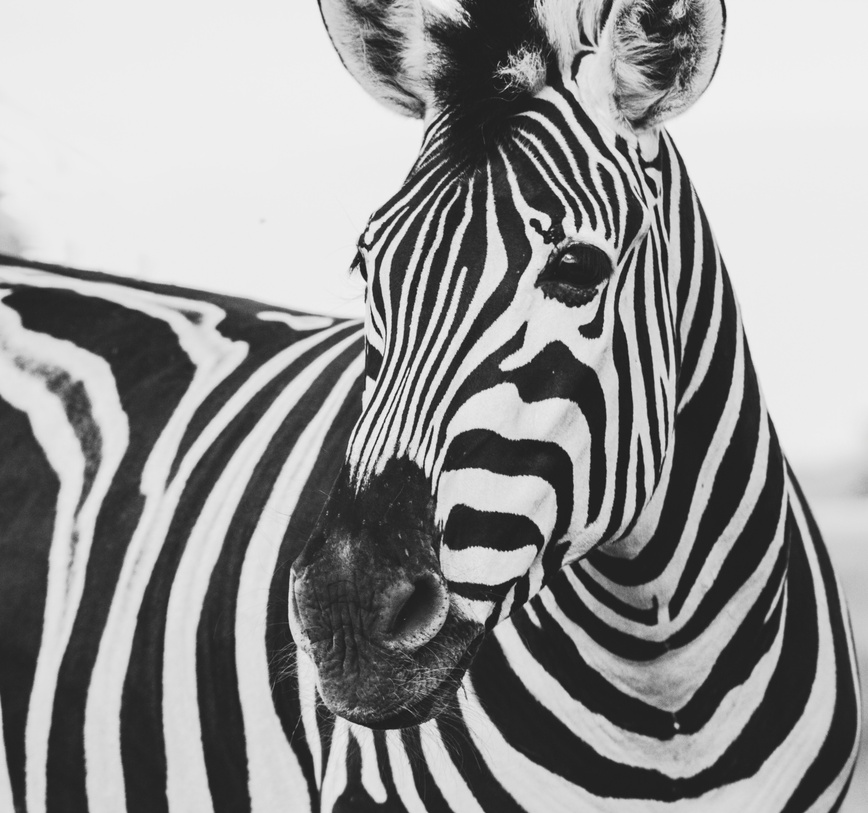
#> input picture images/imagen_ejemplo_frida_bredesen.jpg, 868 x 813 px, shrunk from 3693 x 3456 before the run
$ jupyter execute --allow-errors 5_notebook.ipynb   (shell and % lines are left out)
#> lines starting #> are read from the running program, lines starting #| are printed output that depends on the picture
## Una imagen es una matriz

Aplicaremos SVD a una imagen. Importaremos de PIL el modulo Image para leer las imagenes. Mostraremos una bonita zebra

[cell 1]

import numpy as np
import matplotlib.pyplot as plt
from PIL import Image

[cell 2]
# Usando el estilo clasico
plt.style.use('classic')

# imagen que queremos guardar
imagen = Image.open('../images/imagen_ejemplo_frida_bredesen.jpg')
#> imagen is the input picture: PIL image 868x813 RGB; mean R, G, B 147.3, 147.3, 147.3
plt.imshow(imagen)

Nosotros como humanos vemos la zebra, pero te has preguntado ¿Que es lo que ve el computador? Bueno, este ve una o muchas matrices, dependiendo si es a color BN o el indicador de alpha, que recordemos maneja la transparencia.

### Ejemplo

Demostrar que la imagen es en realidad una matriz

[cell 3]
# Imagen en escala de grises
imagen_gr = imagen.convert('LA')
print(imagen_gr)
#| <PIL.Image.Image image mode=LA size=868x813 at 0x7F2C23A86890>

Nos muestra que es una imagen de PIL en mode *LA*. SI investigamos un poco mas, podemos darnos cuenta de las dimensiones de esta imagen

[cell 4]
print('largo imagen_gr = ', imagen_gr.size[0])
#| largo imagen_gr =  868
print('ancho imagen_gr = ', imagen_gr.size[1])
#| ancho imagen_gr =  813

A continuacion la vamos a transformar en una matriz, y que lo guarde como *float*.Vemos que el resultado es una tira super grande

[cell 5]
imagen_mat = np.array(list(imagen_gr.getdata(band=0)), float)
print(imagen_mat.shape)
#| (705684,)

Observemos cuales son los valores maximos y minimos

[cell 6]
print(imagen_mat.min())
#| 24.0
print(imagen_mat.max())
#| 247.0

Redimensionemso el arreglo para que tenga las mismas dimensiones de 3456  x 3693. Esta metrica es en pixeles, y para mi es una barbaridad lo grande que es ese arreglo. Obseva que si se redimensiona al reves, al renderizar la imagen con *matplotlib.pyplot(plt)* la imagen no se renderizara adecuadamente y ya no sera una zebra para un humano

[cell 7]
imagen_mat.shape = (imagen_gr.size[1], imagen_gr.size[0])
print('despues de redimensionar el arreglo', imagen_mat.shape)
#| despues de redimensionar el arreglo (813, 868)

Ahora, usando *matplotlib* mostraremos la imagen original, con una conversion a escala de grises

[cell 8]
plt.imshow(imagen_mat, cmap='gray')
plt.show()
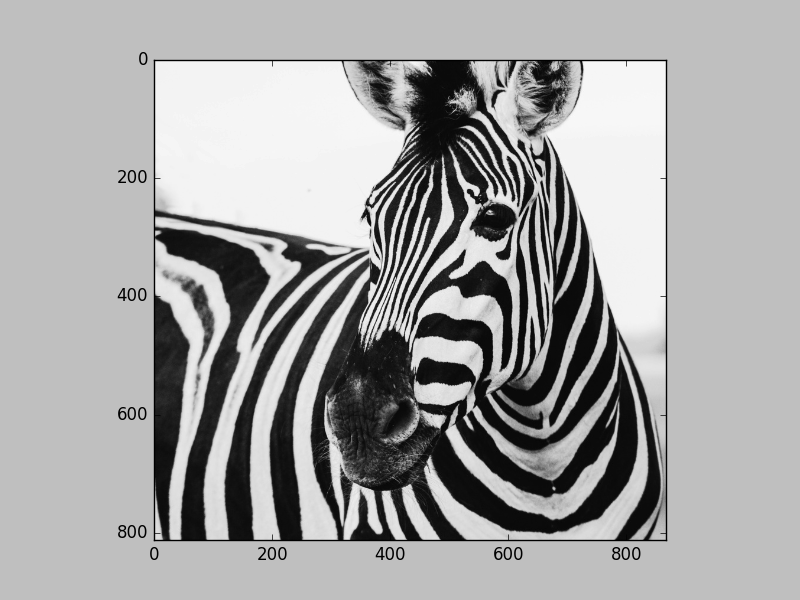
#> figure drawn by matplotlib, 1 panel

## Experimento

Dividir la matriz *image_mat* que contine la imagen de la zebra, y dividir todos sus valores entre 10. ¿Podra recuperarse la imagen original?

Hagamolo de dos formas para mostrar un punto muy importante: la primera sin el parametro *cmap* y la otra incluyendolo

[cell 9]
imagen_mat_2 = imagen_mat/10
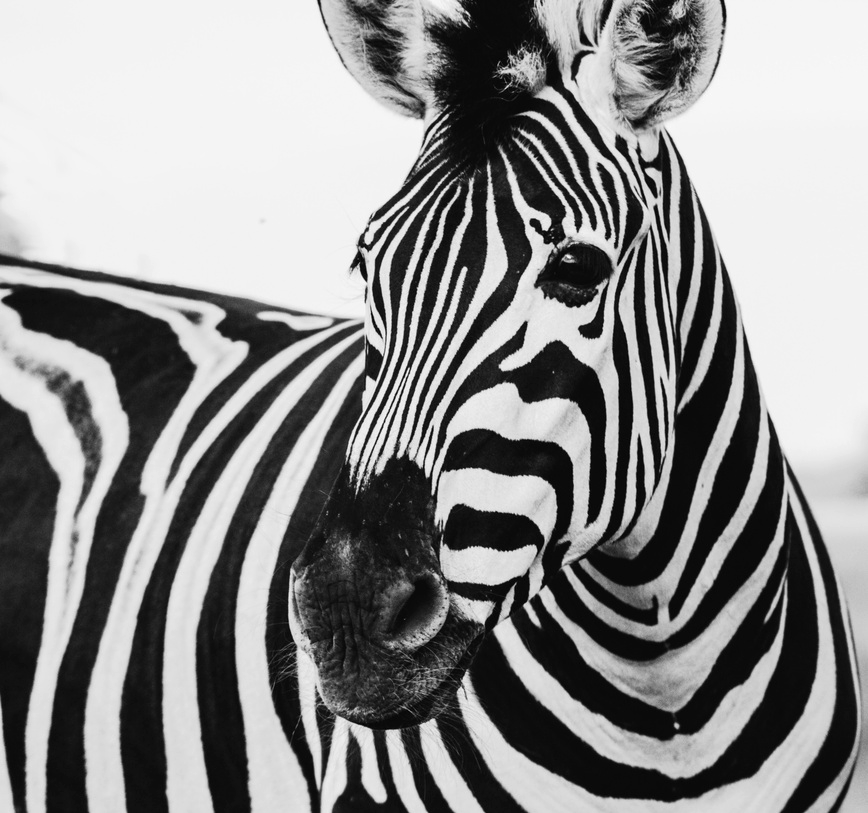
#> imagen_mat_2: shape (813, 868) float64; min 2.4, max 24.7, mean 14.7; drawn with min black and max white

plt.imshow(imagen_mat_2, cmap='gray')
plt.show()

[cell 10]
plt.imshow(imagen_mat_2)
plt.show()

#### ¿Que podemos concluir?

Resulta que no es tan importante los valores en si de la matriz, sino la relacion entre cada uno de ellos. Porque al dividr por 10 y aplicando los metodos adecuados recupero la imagen original

En ML por cuestiones de optimizacion y para que los algoritmos propios de ML no tengan problemas de convergencia, es comun normalizarlos, esto implica que los valores de la matriz variaran entre cero y uno.

## Aplicando la descomposicion SVD a una Imagen

¿Es posible aplicar SVD para reducir el tamaño de la imagen sin que deje de ser una zebra?¿Y hasta que punto?

[cell 11]

import numpy as np
import matplotlib.pyplot as plt
from PIL import Image

plt.style.use('classic')
imagen = Image.open('../images/imagen_ejemplo_frida_bredesen.jpg')

[cell 12]
imagen_gr = imagen.convert('LA')
imagen_mat = np.array(list(imagen_gr.getdata(band=0)), float)
imagen_mat.shape = (imagen_gr.size[1], imagen_gr.size[0])

[cell 13]
plt.imshow(imagen_mat, cmap='gray')
plt.show()

Hasta aqui hemos hecho lo mismo del modulo anterior: cargar la imagen, guardarla como un arreglo de tipo numpy, redimensionarla y mostrarla.

A continuacion realizaremos la descomposicion SVD, y tardara un poco dependiendo de la computadora, en mi caso tardo casi 1 minuto. Posteriormente analizaremos las dimensiones de las matrices resultantes.

[cell 14]
U,D,V = np.linalg.svd(imagen_mat)
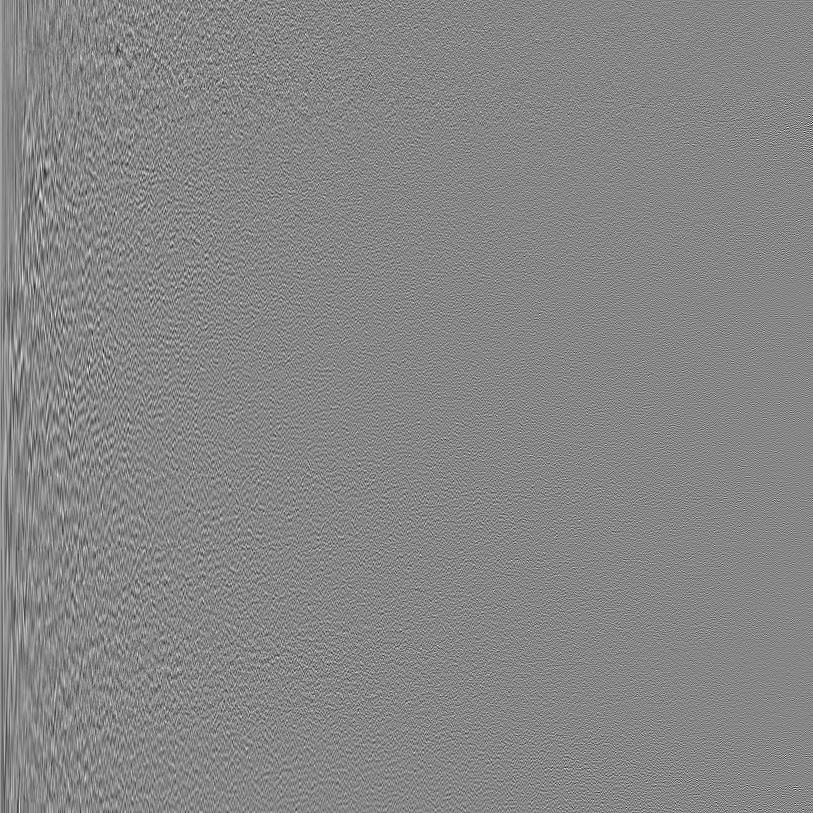
#> U: shape (813, 813) float64; min -0.212, max 0.189, mean 3.23e-05; drawn with min black and max white
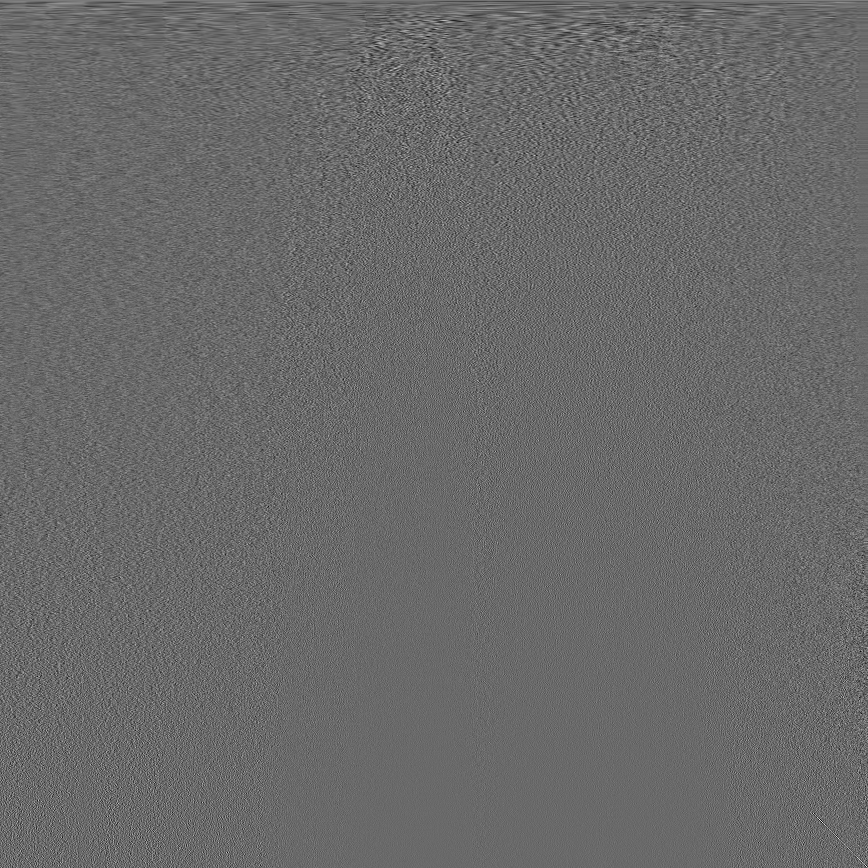
#> V: shape (868, 868) float64; min -0.227, max 0.319, mean 2.85e-05; drawn with min black and max white
#> D = 813 values, max 129931.9 at index 0, min 0.818 at index 812, mean 834.6

[cell 15]
print('dimensiones originales:', imagen_mat.shape)
#| dimensiones originales: (813, 868)
print('tamaño U:', U.shape)
#| tamaño U: (813, 813)
print('tamaño D:', D.shape)
#| tamaño D: (813,)
print('tamaño V:', V.shape)
#| tamaño V: (868, 868)

Observamos que hay 3456 valores singulares, y que tanto U como V son cuadradas. ¿Pero cual es el punto? En un primer momento reconstruiremos la imagen, usando solo uno de los valores singulares, y observaremos si es posible distinguir la imagen.

note que la imagen reconstruida no usa *np.array* como estabamos aconstumbrados, sino *np.matriz*.

- np.matrix(U[:, :1]    Todas las filas de U, y desde la columna 0 hasta la 1, es decir solo una columna

- np.diag(D[:1])   Un solo dato

- np.matrix(V[:1,:]     La primera fila, incluyendo todas las columnas

[cell 16]
imagen_recons = np.matrix(U[:, :1]) * np.diag(D[:1]) * np.matrix(V[:1,:])
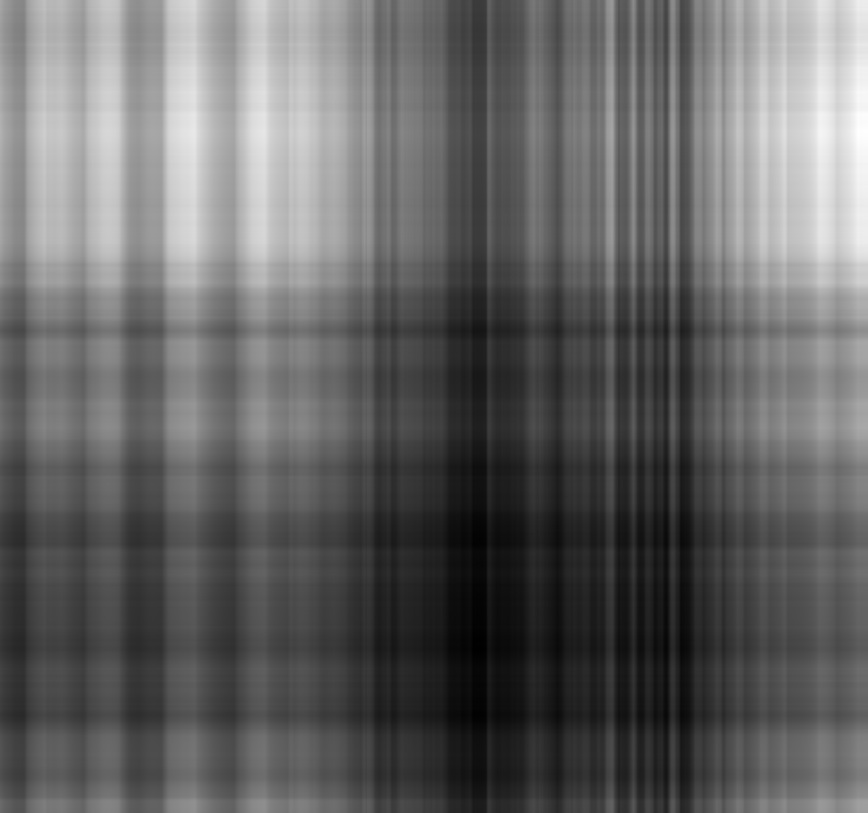
#> imagen_recons: shape (813, 868) float64; min 55.45, max 287, mean 146.9; drawn with min black and max white
plt.imshow(imagen_recons, cmap='gray')
